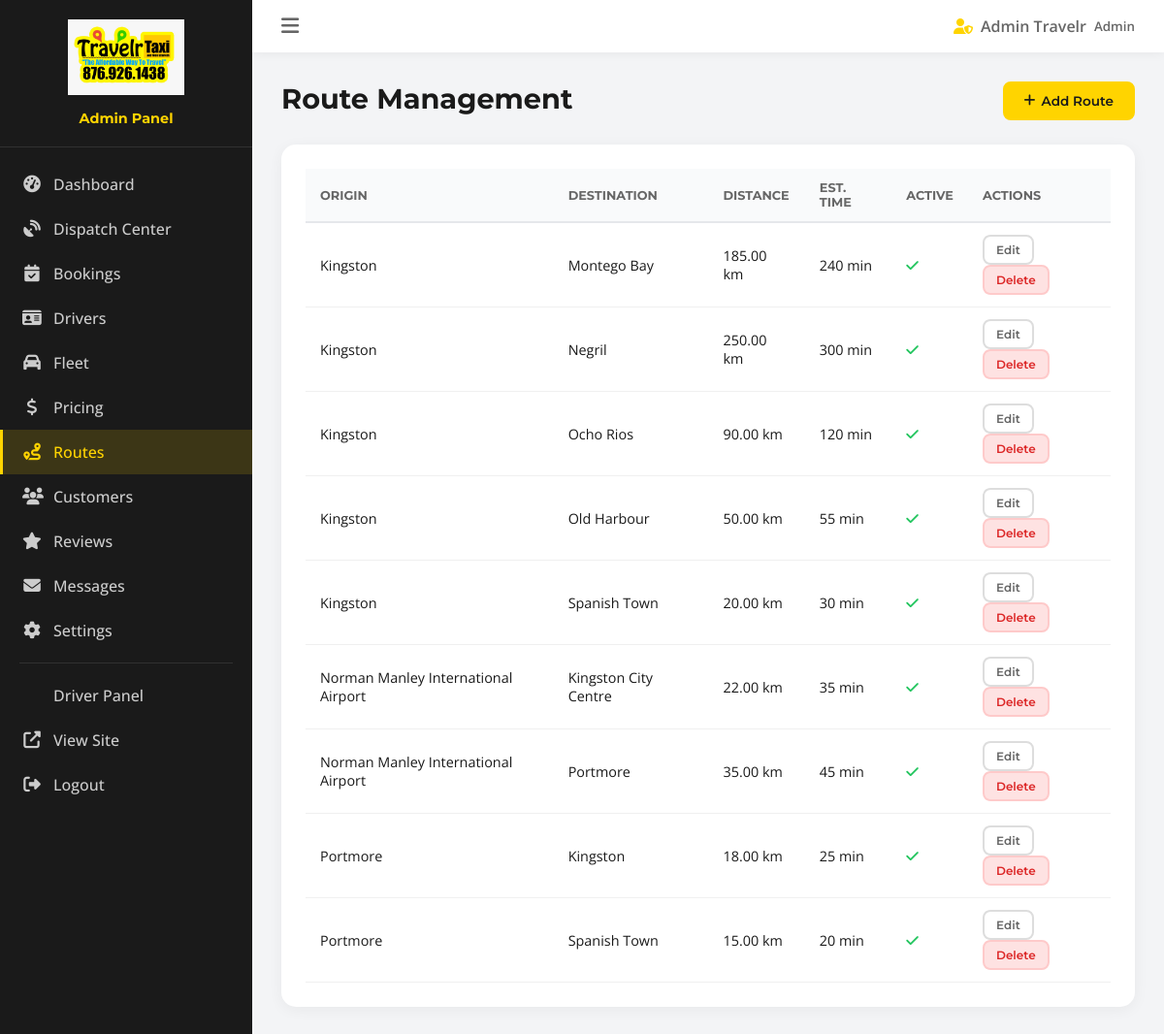
The page /admin/routes.php (signed in) on the database its author committed.
### tables this page shows
CREATE TABLE routes (
    id INT AUTO_INCREMENT PRIMARY KEY,
    origin VARCHAR(255) NOT NULL,
    destination VARCHAR(255) NOT NULL,
    distance_km DECIMAL(10,2) DEFAULT NULL,
    estimated_time_min INT DEFAULT NULL,
    is_active TINYINT(1) DEFAULT 1,
    created_at DATETIME DEFAULT CURRENT_TIMESTAMP,
    updated_at DATETIME DEFAULT CURRENT_TIMESTAMP ON UPDATE CURRENT_TIMESTAMP
);

### includes/db.php (called while the page is built, shortened)
<?php
function getDB() {
    static $pdo = null;
    if ($pdo === null) {
        try {
            $dsn = 'mysql:host=' . DB_HOST . ';dbname=' . DB_NAME . ';charset=' . DB_CHARSET;
            $pdo = new PDO($dsn, DB_USER, DB_PASS, [
                PDO::ATTR_ERRMODE => PDO::ERRMODE_EXCEPTION,
                PDO::ATTR_DEFAULT_FETCH_MODE => PDO::FETCH_ASSOC,
                PDO::ATTR_EMULATE_PREPARES => false,
            ]);
        } catch (PDOException $e) {
            error_log('Database connection failed: ' . $e->getMessage());
            die('Database connection failed. Please try again later.');
        }
    }
    return $pdo;
}
function dbQuery($sql, $params = []) {
    $stmt = getDB()->prepare($sql);
    $stmt->execute($params);
    return $stmt;
}
function dbFetchAll($sql, $params = []) {
    return dbQuery($sql, $params)->fetchAll();
}

### includes/helpers.php (called while the page is built, shortened)
<?php
function sanitize($input) {
    return htmlspecialchars(trim($input), ENT_QUOTES, 'UTF-8');
}

### admin/routes.php (the view, shortened to what this page needs)
<?php
require_once 'includes/admin-header.php';
$routes = dbFetchAll("SELECT * FROM routes ORDER BY origin, destination");
?>
<div class="page-header-row">
    <h1 class="page-title">Route Management</h1>
    <a href="/admin/routes.php?action=add" class="btn btn-primary"><i class="fas fa-plus"></i> Add Route</a>
</div>
<div class="admin-card">
    <div class="table-responsive">
        <table class="admin-table">
            <thead><tr><th>Origin</th><th>Destination</th><th>Distance</th><th>Est. Time</th><th>Active</th><th>Actions</th></tr></thead>
            <tbody>
                <?php foreach ($routes as $r): ?>
                <tr>
                    <td><?php echo sanitize($r['origin']); ?></td>
                    <td><?php echo sanitize($r['destination']); ?></td>
                    <td><?php echo $r['distance_km']; ?> km</td>
                    <td><?php echo $r['estimated_time_min']; ?> min</td>
                    <td><?php echo $r['is_active'] ? '<i class="fas fa-check text-green"></i>' : '<i class="fas fa-times text-red"></i>'; ?></td>
                    <td>
                        <a href="?action=edit&id=<?php echo $r['id']; ?>" class="btn btn-sm btn-outline">Edit</a>
                        <form method="POST" class="inline-form"><button type="submit" class="btn btn-sm btn-danger btn-delete">Delete</button></form>
                    </td>
                </tr>
                <?php endforeach; ?>
            </tbody>
        </table>
    </div>
</div>
<?php require_once 'includes/admin-footer.php'; ?>

### assets/css/admin.css (style rules this page uses)
*, *::before, *::after { box-sizing: border-box; margin: 0; padding: 0; }
body.admin-body { font-family: 'Open Sans', sans-serif; color: #1a1a1a; background: #f3f4f6; display: flex; min-height: 100vh; }
h1, h2, h3, h4 { font-family: 'Montserrat', sans-serif; font-weight: 700; }
a { color: #1a1a1a; text-decoration: none; transition: all 0.3s; }
.page-title { font-size: 1.8rem; margin-bottom: 5px; }
.page-header-row { display: flex; justify-content: space-between; align-items: flex-start; margin-bottom: 25px; flex-wrap: wrap; gap: 15px; }
.admin-card { background: #fff; border-radius: 15px; padding: 25px; box-shadow: 0 3px 15px rgba(0,0,0,0.05); margin-bottom: 25px; }
.table-responsive { overflow-x: auto; }
.admin-table { width: 100%; border-collapse: collapse; }
.admin-table th { background: #f9fafb; padding: 12px 15px; text-align: left; font-family: 'Montserrat', sans-serif; font-size: 0.8rem; text-transform: uppercase; color: #666; border-bottom: 2px solid #e5e7eb; }
.admin-table td { padding: 12px 15px; border-bottom: 1px solid #f0f0f0; font-size: 0.9rem; vertical-align: middle; }
.btn { display: inline-flex; align-items: center; gap: 6px; padding: 10px 20px; border-radius: 8px; font-weight: 600; font-family: 'Montserrat', sans-serif; font-size: 0.85rem; border: 2px solid transparent; cursor: pointer; transition: all 0.3s; }
.btn-primary { background: #FFD400; color: #1a1a1a; border-color: #FFD400; }
.btn-outline { background: transparent; color: #666; border-color: #ddd; }
.btn-danger { background: #fee2e2; color: #dc2626; border-color: #fecaca; }
.btn-sm { padding: 6px 12px; font-size: 0.75rem; }
.inline-form { display: inline-block; }
.text-green { color: #22c55e; }

### rows shown on the page
routes: origin "Kingston", destination "Montego Bay", distance_km "185.00", estimated_time_min "240", is_active 1 (drawn)
routes: origin "Kingston", destination "Negril", distance_km "250.00", estimated_time_min "300", is_active 1 (drawn)
routes: origin "Kingston", destination "Ocho Rios", distance_km "90.00", estimated_time_min "120", is_active 1 (drawn)
routes: origin "Kingston", destination "Old Harbour", distance_km "50.00", estimated_time_min "55", is_active 1 (drawn)
routes: origin "Kingston", destination "Spanish Town", distance_km "20.00", estimated_time_min "30", is_active 1 (drawn)
routes: origin "Norman Manley International Airport", destination "Kingston City Centre", distance_km "22.00", estimated_time_min "35", is_active 1 (drawn)
routes: origin "Norman Manley International Airport", destination "Portmore", distance_km "35.00", estimated_time_min "45", is_active 1 (drawn)
routes: origin "Portmore", destination "Kingston", distance_km "18.00", estimated_time_min "25", is_active 1 (drawn)
routes: origin "Portmore", destination "Spanish Town", distance_km "15.00", estimated_time_min "20", is_active 1 (drawn)

### other values the page prints
$_SESSION['user_name'] "Admin Travelr"
$_SESSION['user_role'] "Admin"
